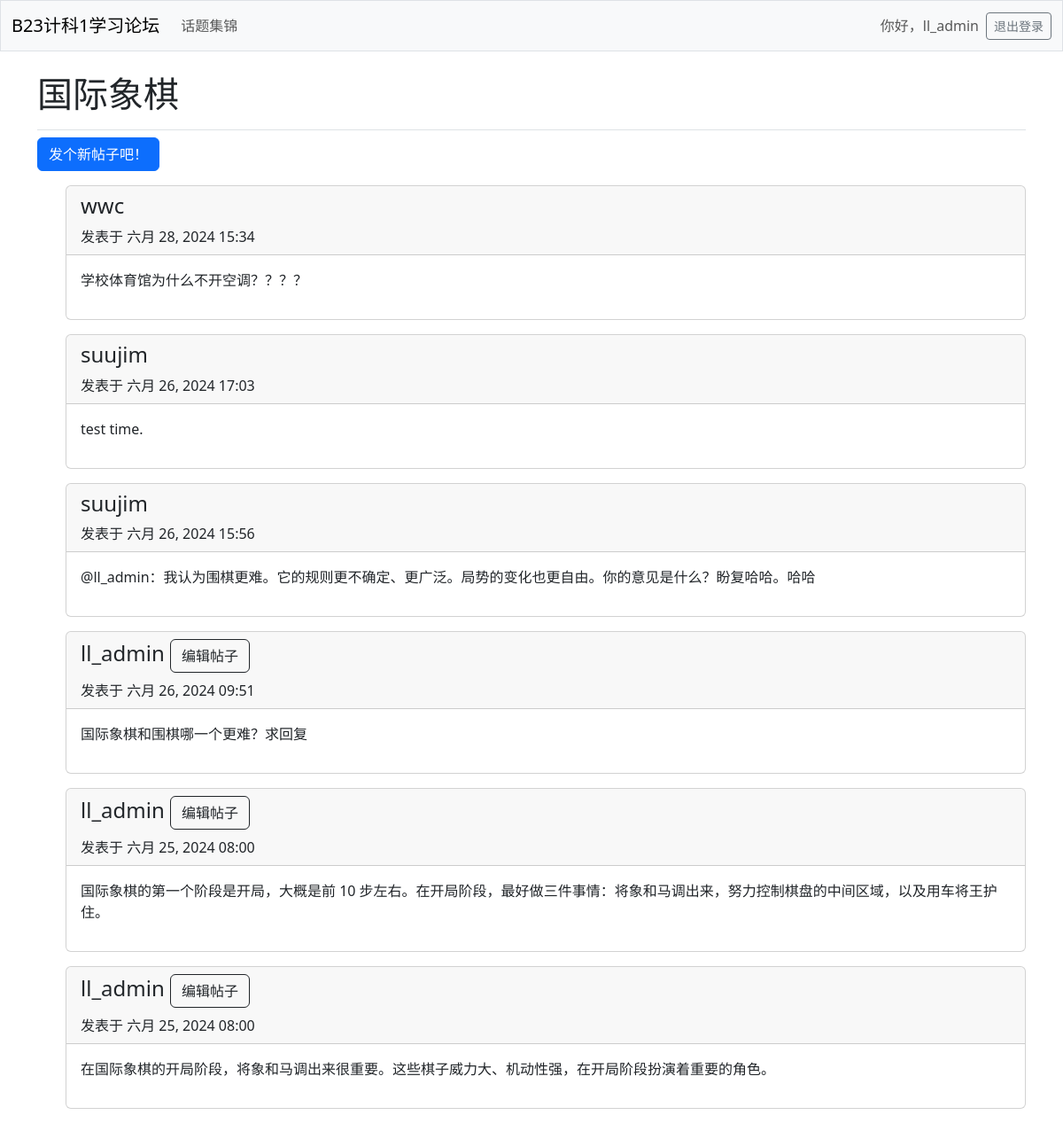
Screenshot of /topic/1/ (signed in) with the database file from the repository.
### learning_logs/models.py (models this page shows, shortened)
class Topic(models.Model): # Model是Django基本类
    text = models.CharField(max_length=200)
    date_added = models.DateTimeField(auto_now_add=True)
    owner = models.ForeignKey(User, on_delete=models.CASCADE)

class Entry(models.Model):
    topic = models.ForeignKey(Topic, on_delete=models.CASCADE)
    text = models.TextField()
    date_added = models.DateTimeField(auto_now_add=True)
    owner = models.ForeignKey(User, on_delete=models.CASCADE)
    class Meta: # 用于管理额外信息
        verbose_name_plural = 'entries' # 表示多个条目，默认会是Entry，不符合英语语法

### learning_logs/views.py (the view)
# urls.py: path('topic/<int:topic_id>/', views.topic, name='topic'),
@login_required
def topic(request, topic_id):
    topic = Topic.objects.get(id=topic_id) # 获取指定id的topic
    entries = topic.entry_set.order_by('-date_added') # 先展示新entry
    context = {'topic': topic, 'entries': entries}
    return render(request, 'learning_logs/topic.html', context)

### learning_logs/templates/learning_logs/topic.html
{% extends 'learning_logs/base.html' %}
{% block page_header %}
  <h1>{{ topic.text }}</h1>
{% endblock page_header %}
{% block content %}
  <p>
    <a class="btn btn-primary" href="{% url 'learning_logs:new_entry' topic.id %}">
      发个新帖子吧！
    </a>
  </p>
  <ul>
    {% for entry in entries %}
      <div class="card mb-3">
        <div class="card-header">
          <h4>
            {{ entry.owner }}
            {% if user == entry.owner %}
            <small>
              <a class="btn btn-outline-dark" href="{% url 'learning_logs:edit_entry' entry.id %}">
                编辑帖子
              </a>
            </small>
          {% endif %}
          </h4>
          发表于 {{ entry.date_added|date:'M d, Y H:i' }}
        </div>
        <div class="card-body">
          {{ entry.text|linebreaks }}
        </div>
      </div>
    {% empty %}
      <p>还没有人聊这个话题喔</p>
    {% endfor %}
{% endblock content %}

### learning_logs/templates/learning_logs/base.html (shortened to what this page needs)
<!doctype html>
<html lang="zh-hans">
  <head>
    {% load django_bootstrap5 %}
    {% bootstrap_css %}
  </head>
  <body>
    <nav class="navbar navbar-expand-md navbar-light bg-light mb-4 border">
      <div class="container-fluid">
        <a class="navbar-brand" href="{% url 'learning_logs:index' %}">
          B23计科1学习论坛
        </a>
        <div class="collapse navbar-collapse" id="navbarCollapse">
          <ul class="navbar-nav me-auto mb-2 mb-md-0">
             <li class="nav-item">
                <a class="nav-link" href="{% url 'learning_logs:topics' %}">
                  话题集锦
                </a>
              </li>
          </ul>
          <ul class="navbar-nav ms-auto mb-2 mb-md-0">
            {% if user.is_authenticated %}
              <li class="nav-item">
                <span class="navbar-text me-2">
                  你好，{{ user.username }}
                </span>
              </li>
            {% endif %}
          </ul>
          {% if user.is_authenticated %}
            <form action="{% url 'accounts:logout' %}" method="post">
              <button name="submit" class="btn btn-outline-secondary btn-sm">
                退出登录
              </button>
            </form>
          {% endif %}
        </div>
      </div>
    </nav>
    <main class="container">
      <div class="pb-2 mb-2 border-bottom">
        {% block page_header %}{% endblock page_header %}
      </div>
      <div>
        {% block content %}{% endblock content %}
      </div>
    </main>
  </body>
</html>

### rows the page displays
Topic: text "国际象棋"
Entry: owner "wwc", date_added "六月 28, 2024 15:34", text "学校体育馆为什么不开空调？？？？"
Entry: owner "suujim", date_added "六月 26, 2024 17:03", text "test time."
Entry: owner "suujim", date_added "六月 26, 2024 15:56", text "@ll_admin：我认为围棋更难。它的规则更不确定、更广泛。局势的变化也更自由。你的意见是什么？盼复哈哈。哈哈"
Entry: owner "ll_admin", shows "编辑帖子", date_added "六月 26, 2024 09:51", text "国际象棋和围棋哪一个更难？求回复"
Entry: owner "ll_admin", shows "编辑帖子", date_added "六月 25, 2024 08:00", text "国际象棋的第一个阶段是开局，大概是前 10 步左右。在开局阶段，最好做三件事情：将象和马调出来，努力控制棋盘的中间区域，以及用车将王护住。"
Entry: owner "ll_admin", shows "编辑帖子", date_added "六月 25, 2024 08:00", text "在国际象棋的开局阶段，将象和马调出来很重要。这些棋子威力大、机动性强，在开局阶段扮演着重要的角色。"

### other values shown
{{ user.username }} "ll_admin"
